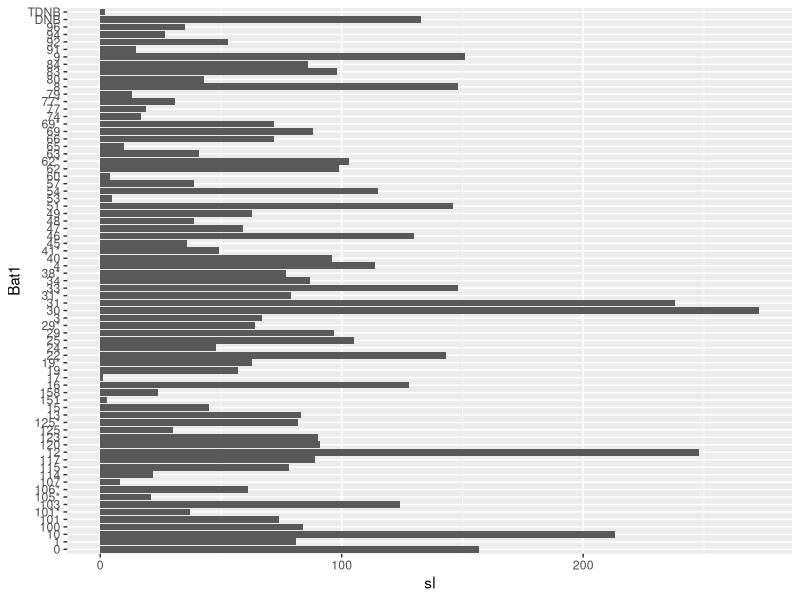
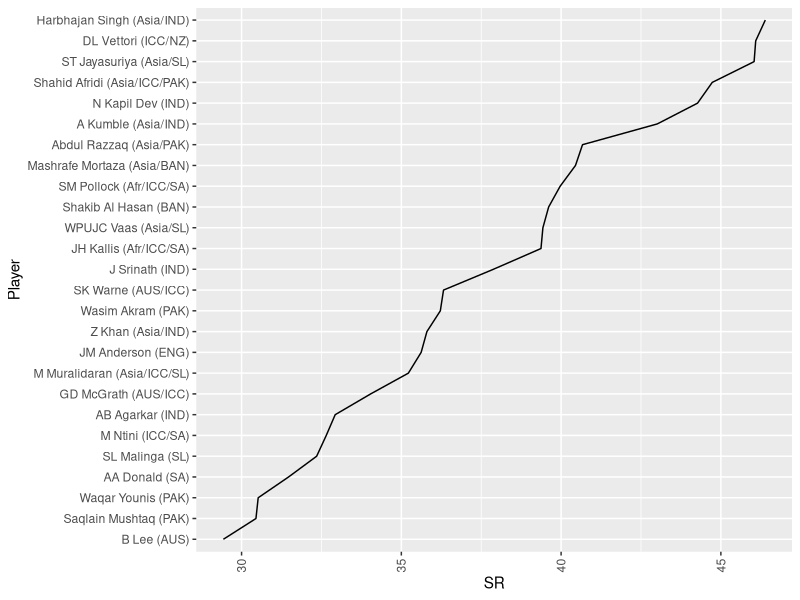
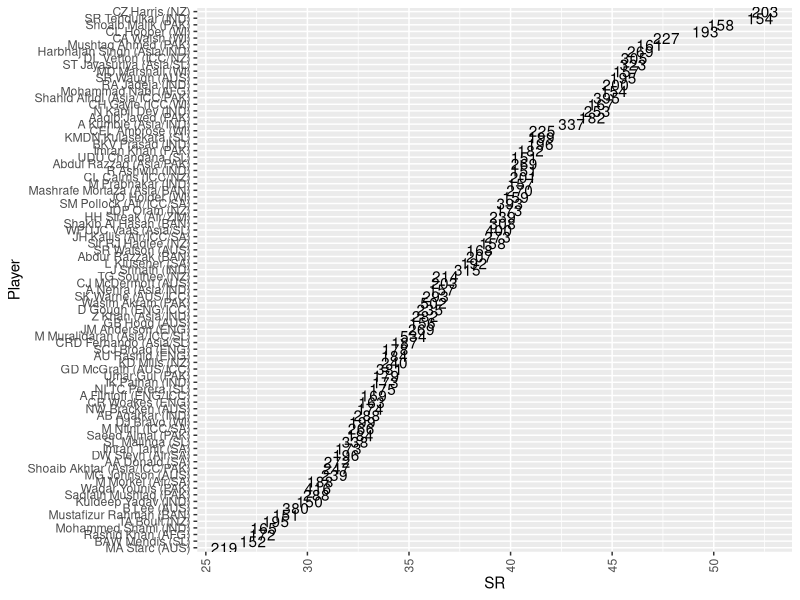

Source code (R) for these figures, in order:
# Libs

library(tidyverse)

babar_odi <- read_csv('random/cricket/babar_odi.csv')

View(babar_odi)

babar_odi <- babar_odi %>% rename(odisl = ...10) 

babar_odi <- babar_odi %>% mutate(sl = dim(babar_odi)[1]:1)

babar_odi %>% ggplot(aes(x = sl, y = Bat1))+
  geom_bar(stat="identity")

# Replace Not out (*)

## Most ODI WKTS

odi_wkt <- read_csv("random/cricket/odi_most_wkts.csv")

odi_wkt
View(odi_wkt)

odi_wkt$Player=factor(odi_wkt$Player, 
                      levels = odi_wkt$Player[order(odi_wkt$SR)])

odi_wkt %>% filter(Wkts>250) %>% ggplot(aes(Player, SR, fill = Player))+
  geom_line(stat = "identity", group = "1")+
  theme(axis.text.x = element_text(angle = 90, vjust = 0.5, hjust=1))+
  coord_flip()

odi_wkt %>% filter(Wkts>300) %>% ggplot(aes(Player, SR, fill = Player)) +
  geom_text(data = odi_wkt, aes(Player, SR, label = Wkts))+
  theme(axis.text.x = element_text(angle = 90, vjust = 0.5, hjust=1))+
  coord_flip()
